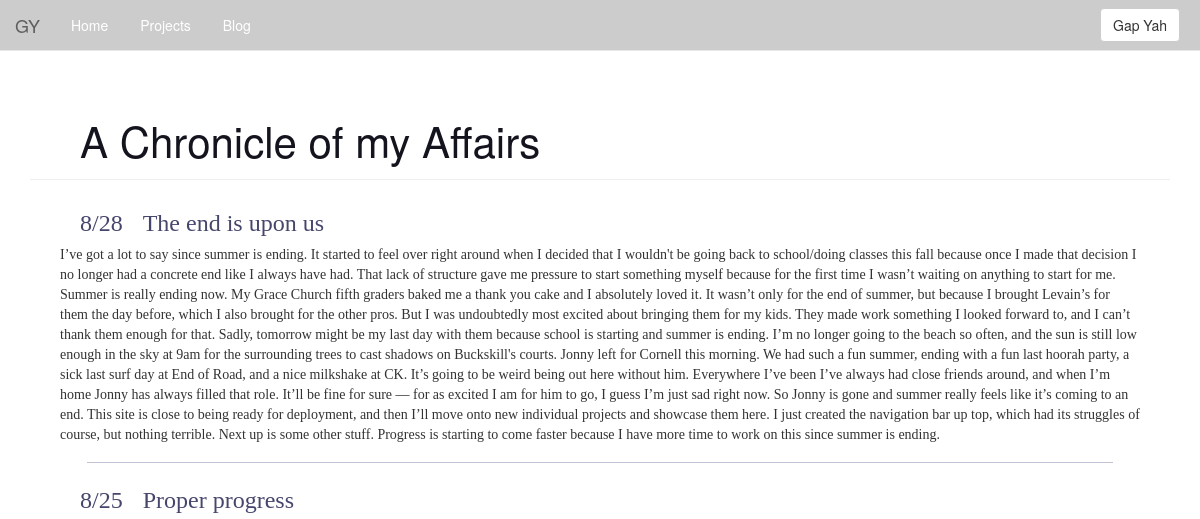
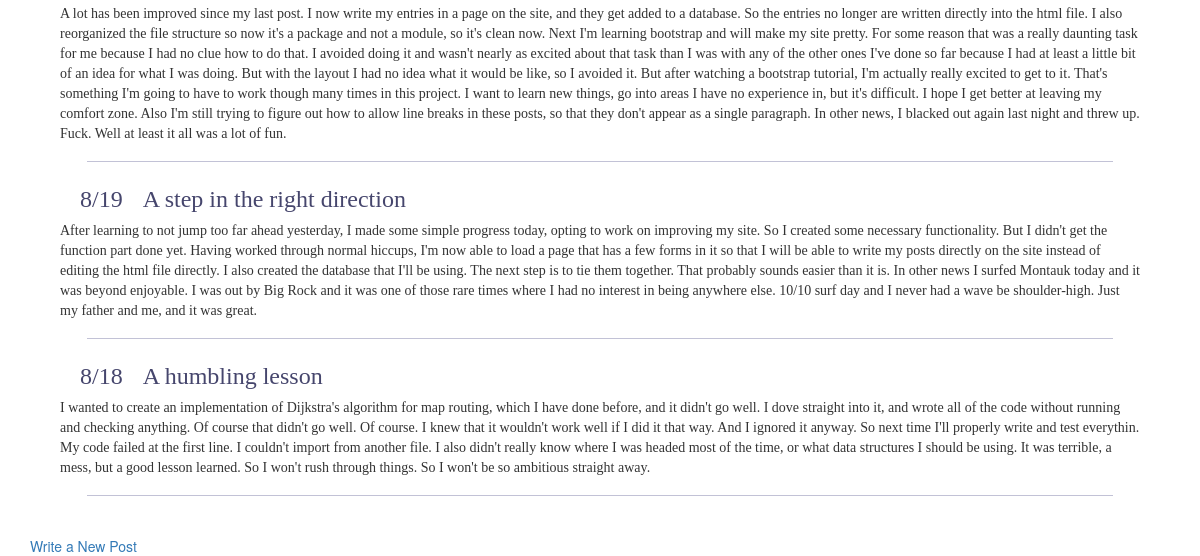
The app's page /blog, older data (2 pictures, top to bottom).
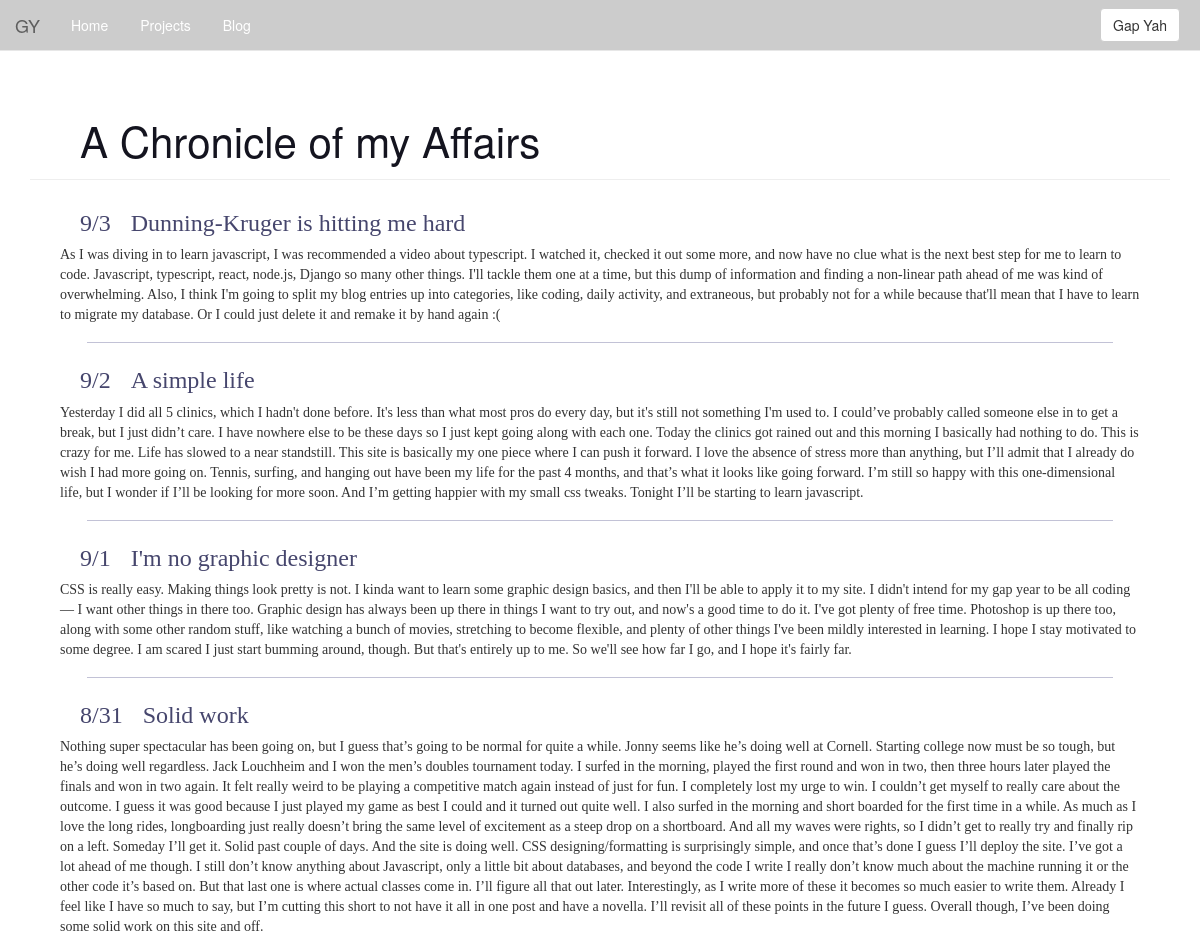
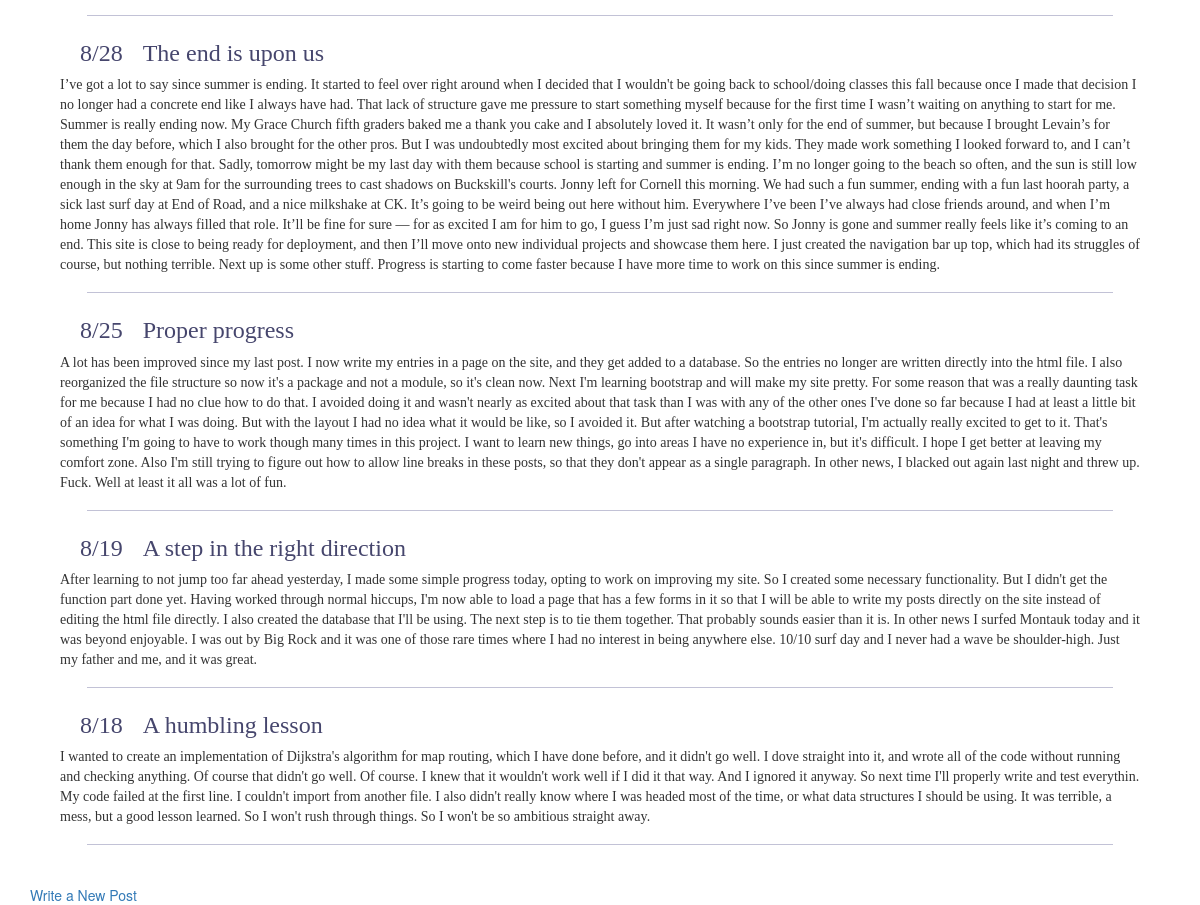
The same page, newer data (2 pictures, top to bottom).
### mysite/models.py (models this page shows, shortened)
class Post(db.Model):
	title = db.Column(db.String, nullable=False, primary_key=True)
	date_posted = db.Column(db.DateTime, nullable=False, default=datetime.utcnow)
	content = db.Column(db.Text, nullable=False)

### mysite/routes.py (the view)
@app.route('/blog')
def blog():
	posts = Post.query.all()
	return render_template('blog.html', title='GY Blog', posts=posts)

### mysite/templates/blog.html
{% extends "layout.html" %}
{% block content %}
	<div class="page-header">A Chronicle of my Affairs</div>
	<div class="blog-page">
		{% for post in posts[::-1] %}
			<div class="blog-entry">
				<span class="blog-date">{{ post.date_posted.month }}/{{post.date_posted.day }}</span><span class="blog-title">{{ post.title }}</span>
				<p class="blog-content">{{ post.content }}</p>
			</div>
			<hr class="solid">
		{% endfor %}
	</div>
	<br>
	<a href="{{ url_for('makepost') }}">Write a New Post</a>
{% endblock content %}

### mysite/templates/layout.html (shortened to what this page needs)
<!DOCTYPE html>
<html>
<head>
	<link rel="stylesheet" href="https://stackpath.bootstrapcdn.com/bootstrap/3.4.1/css/bootstrap.min.css">
	<link rel="stylesheet" type="text/css" href="{{ url_for('static', filename='main.css') }}">
</head>
<body>
	<div class="container-fluid">
		<nav class="navbar navbar-default navbar-fixed-top bg-ltgrey">
			<div class="container-fluid">
				<div class="navbar-header">
					<a class="navbar-brand" href="{{ url_for('home') }}">GY</a>
				</div>
				<div class="collapse navbar-collapse" id="example-navbar-collapse wt-txt">
					<ul class="nav navbar-nav">
				      <li><a href="{{ url_for('home') }}">Home</a></li>
				      <li><a href="{{ url_for('projects') }}">Projects</a></li>
				      <li><a href="{{ url_for('blog') }}">Blog</a></li>
				    </ul>
				    <div class="navbar-nav navbar-right">
				    	<a href="https://www.youtube.com/watch?v=eKFjWR7X5dU" class="btn btn-default navbar-btn mr-right" role="button" target="_blank">Gap Yah</a>
				</div>
			</div>
		</nav>
	</div>
	<div class="container">
		{% block content %}{% endblock %}
	</div>
</body>
</html>

### mysite/static/main.css (style rules this page uses)
body { padding-top: 70px; }
.bg-ltgrey { background-color: #cccccc; }
.nav.navbar-nav li a { color: #ffffff; font-size: 14px; margin-right: 1px; margin-left: 1px; }
.page-header { padding-left: 50px; font-size: 42px; color: #14141f; }
.blog-page { border-radius: 4px; background-color: #ffffff; padding-top: 6px; }
.blog-entry { padding-bottom: 7px; }
.blog-date { padding-left: 50px; color: #46466d; font-size: 24px; font-family: "Times New Roman", Times, serif; padding-top: 0px; }
.blog-title { padding-left: 20px; color: #46466d; font-size: 24px; font-family: "Times New Roman", Times, serif; padding-top: 0px; }
.blog-content { padding-right: 30px; padding-left: 30px; padding-top: 5px; font-family: "Times New Roman", Times, serif; margin-bottom: -10px; }
hr.solid { width: 90%; border-top: 1px solid #c2c2d6; }
.mr-right { margin-right: 20px; }

Row changes from the older to the newer data that the page shows:
added Post: date_posted.month "9", date_posted.day "3", title "Dunning-Kruger is hitting me hard", content "As I was diving in to learn javascript, I was recommended a video about typescript. I watched it, checked it out some more, and now have no clue what is the next best step for me to learn to code. Javascript, typescript, react, node.js, Django so many other things. I'll tackle them one at a time, but this dump of information and finding a non-linear path ahead of me was kind of overwhelming. Also, I think I'm going to split my blog entries up into categories, like coding, daily activity, and extraneous, but probably not for a while because that'll mean that I have to learn to migrate my database. Or I could just delete it and remake it by hand again :("
added Post: date_posted.month "9", date_posted.day "2", title "A simple life", content "Yesterday I did all 5 clinics, which I hadn't done before. It's less than what most pros do every day, but it's still not something I'm used to. I could’ve probably called someone else in to get a break, but I just didn’t care. I have nowhere else to be these days so I just kept going along with each one. Today the clinics got rained out and this morning I basically had nothing to do. This is crazy for me. Life has slowed to a near standstill. This site is basically my one piece where I can push it forward. I love the absence of stress more than anything, but I’ll admit that I already do wish I had more going on. Tennis, surfing, and hanging out have been my life for the past 4 months, and…"
added Post: date_posted.month "9", date_posted.day "1", title "I'm no graphic designer", content "CSS is really easy. Making things look pretty is not. I kinda want to learn some graphic design basics, and then I'll be able to apply it to my site. I didn't intend for my gap year to be all coding — I want other things in there too. Graphic design has always been up there in things I want to try out, and now's a good time to do it. I've got plenty of free time. Photoshop is up there too, along with some other random stuff, like watching a bunch of movies, stretching to become flexible, and plenty of other things I've been mildly interested in learning. I hope I stay motivated to some degree. I am scared I just start bumming around, though. But that's entirely up to me. So we'll see how…"
added Post: date_posted.month "8", date_posted.day "31", title "Solid work", content "Nothing super spectacular has been going on, but I guess that’s going to be normal for quite a while. Jonny seems like he’s doing well at Cornell. Starting college now must be so tough, but he’s doing well regardless. Jack Louchheim and I won the men’s doubles tournament today. I surfed in the morning, played the first round and won in two, then three hours later played the finals and won in two again. It felt really weird to be playing a competitive match again instead of just for fun. I completely lost my urge to win. I couldn’t get myself to really care about the outcome. I guess it was good because I just played my game as best I could and it turned out quite well. I also surfed in the…"
